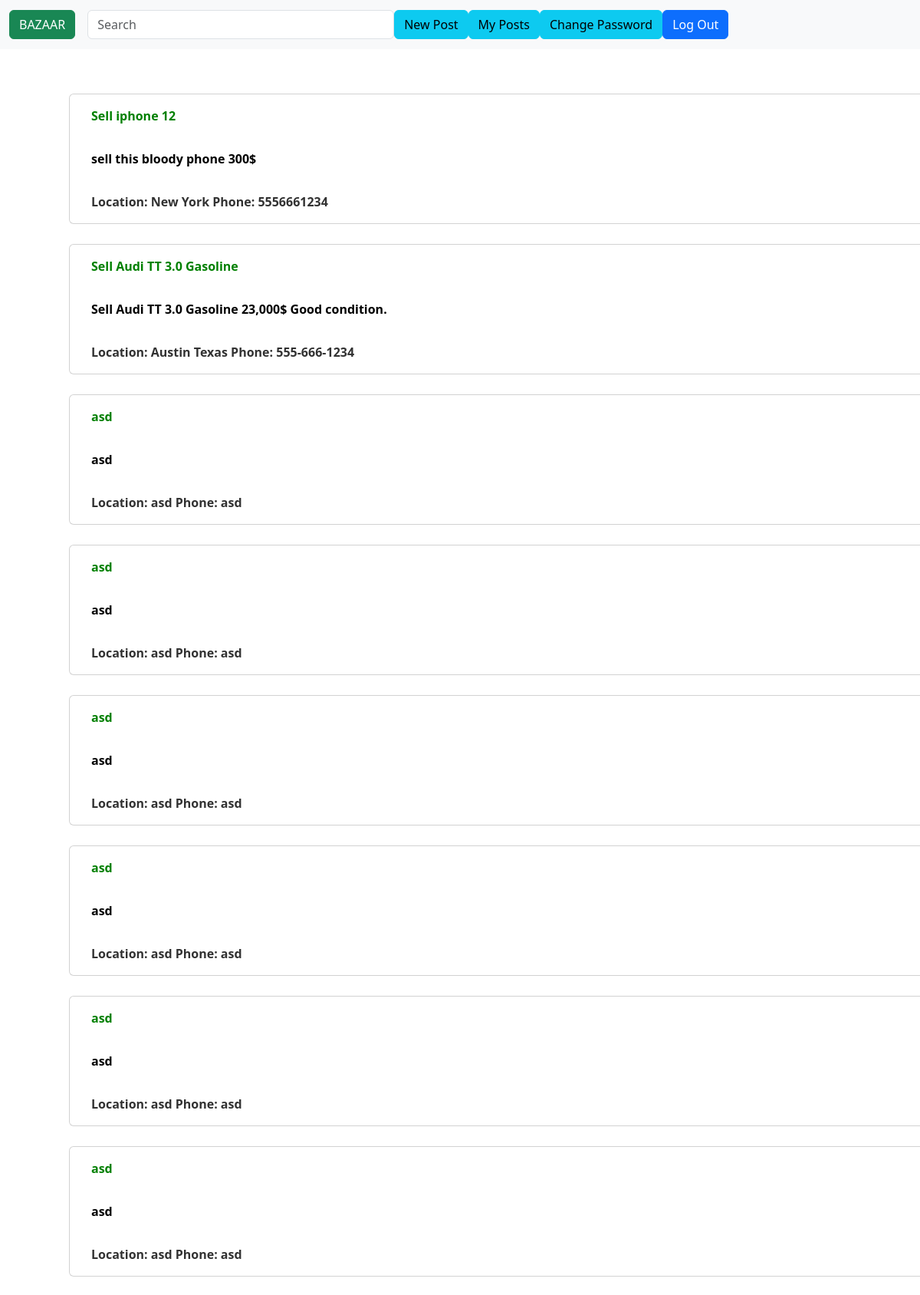
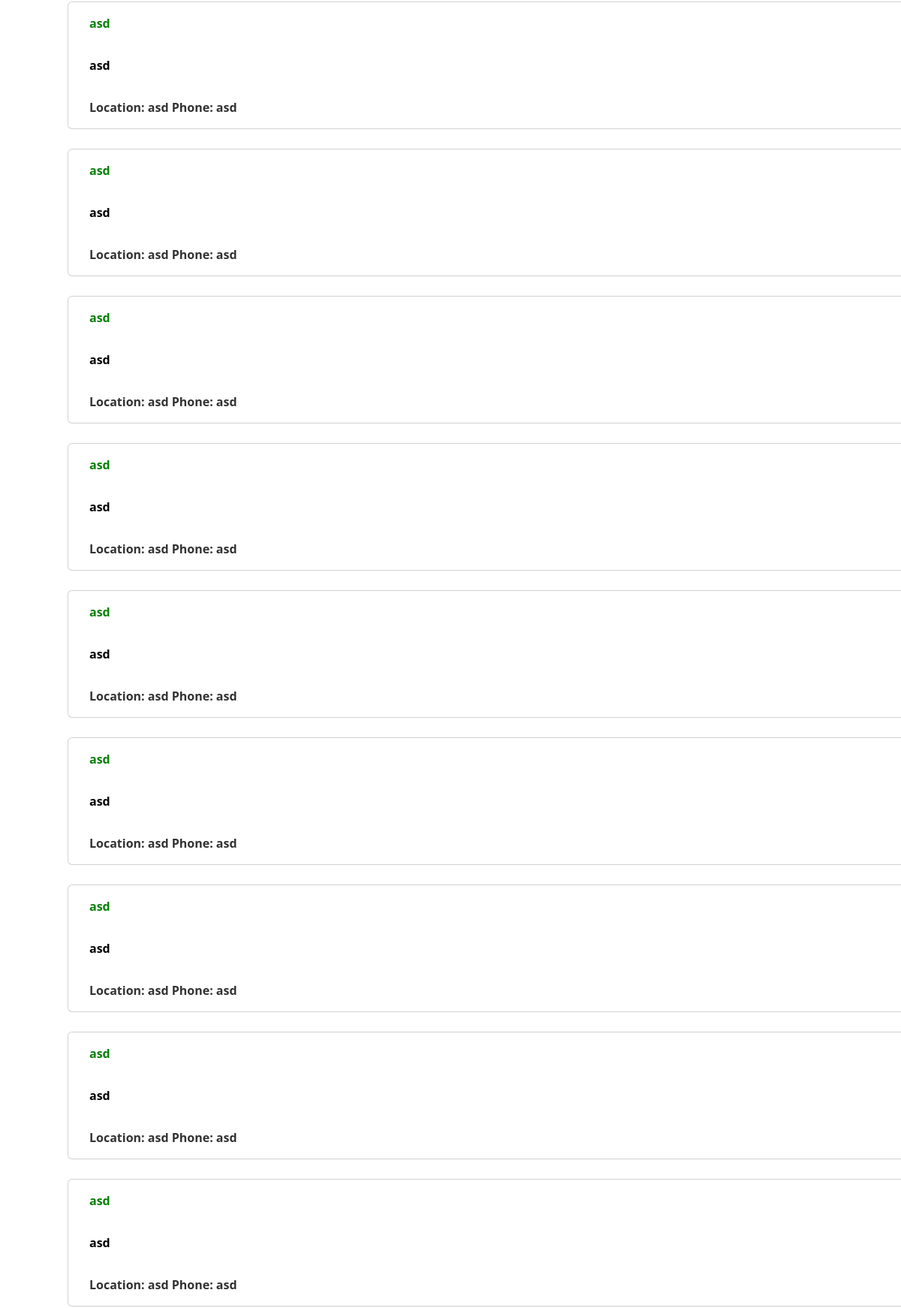
Screenshot of /myposts (signed in, upper part) with the database file from the repository (2 pictures, top to bottom).
### tables this page shows
CREATE TABLE "posts" (
	"id"	INTEGER NOT NULL UNIQUE,
	"owner_id"	INTEGER NOT NULL,
	"title"	TEXT NOT NULL DEFAULT 'NOT SET',
	"details"	TEXT NOT NULL DEFAULT 'NOT SET',
	"city"	TEXT NOT NULL,
	"phone"	TEXT DEFAULT '000-000-0000',
	"section"	INTEGER NOT NULL DEFAULT 0,
	PRIMARY KEY("id" AUTOINCREMENT),
	FOREIGN KEY("owner_id") REFERENCES "users"("id")
);

### app.py (the view)
@app.route("/myposts", methods=["GET", "POST"])
@login_required
def myposts():
    db = engine.connect()
    userID = session['user_id']
    s = "SELECT * FROM posts WHERE posts.owner_id == (?)"
    res = db.execute(s, userID)
    if res != None:
        return render_template("myposts.html",
                               listPosts=res,
                               listSections=section
                               )
    return render_template("myposts.html")

### app.py (called while the page is built)
@app.after_request
def after_request(response):
    response.headers["Cache-Control"] = "no-cache, no-store, must-revalidate"
    response.headers["Expires"] = 0
    response.headers["Pragma"] = "no-cache"
    return response

### helpers.py (called while the page is built)
def login_required(f):
    @wraps(f)
    def decorated_function(*args, **kwargs):
        if session.get("user_id") is None:
            return redirect("/login")
        return f(*args, **kwargs)
    return decorated_function

### templates/myposts.html (shortened to what this page needs)
{% extends "layout.html" %}
{% block main %}
<div class="container" action="/myposts" method="post">
    <div class="d-grid gap-3">
        {% for post in listPosts %}
        <div class="container" style="margin-top: 10px;">
            <div class="row">
                <div class="card rounded" style="width: 1000rem; font-weight:bold; color:green">
                    <div class="card-body">
                        {{post[2]}}
                    </div>
                    <div style="color:rgb(0, 0, 0);" class="card-body">
                        {{post[3]}}
                    </div>
                    <div style="color: rgb(50, 50, 50)" class="card-body">
                        Location:  {{post[4]}} Phone:   {{post[5]}}
                    </div>
                </div>
            </div>
        </div>
        {% endfor %}
    </div>
</div>
{% endblock %}

### templates/layout.html (shortened to what this page needs)
<!DOCTYPE html>
<html lang="en">
<head>
    <link rel="stylesheet" type="text/css" href="./static/css/bootstrap.min.css">
</head>
<body>
    <nav class="navbar navbar-expand-md navbar-light bg-light">
        <div class="container-fluid">
            <div class="collapse navbar-collapse" id="navbarToggler">
                <a class="navbar-brand">
                    <form method="get" action="/">
                        <button type="submit" class="btn btn-success">BAZAAR</button>
                    </form>
                </a>
                <ul class="navbar-nav mr-auto">
                    <form class="form-inline" action="/search" method="POST">
                        <input class="form-control" style="width: 400px;" type="sumbit" placeholder="Search" aria-label="Search">
                    </form>
                </ul>
                <ul class="navbar-nav ml-auto">
                    {% if session.user_id %}
                    <form method="get" action="/newpost">
                        <button type="submit" class="btn btn-info">New Post</button>
                    </form>
                    <form method="get" action="/myposts">
                        <button type="submit" class="btn btn-info">My Posts</button>
                    </form>
                    <form method="get" action="/changepass">
                        <button type="submit" class="btn btn-info">Change Password</button>
                    </form>
                    <form method="get" action="/logout">
                        <button type="submit" class="btn btn-primary">Log Out</button>
                    </form>
                    {% endif %}
                </ul>
            </div>
        </div>
    </nav>
    <main class="container p-5">
        {% block main %}
        {% endblock %}
    </main>
</body>
</html>

### rows the page displays
posts: title "Sell iphone 12", details "sell this bloody phone 300$", city "New York", phone "5556661234"
posts: title "Sell Audi TT 3.0 Gasoline", details "Sell Audi TT 3.0 Gasoline 23,000$ Good condition.", city "Austin Texas", phone "555-666-1234"
posts: title "asd", details "asd", city "asd", phone "asd"
posts: title "asd", details "asd", city "asd", phone "asd"
posts: title "asd", details "asd", city "asd", phone "asd"
posts: title "asd", details "asd", city "asd", phone "asd"
posts: title "asd", details "asd", city "asd", phone "asd"
posts: title "asd", details "asd", city "asd", phone "asd"
posts: title "asd", details "asd", city "asd", phone "asd"
posts: title "asd", details "asd", city "asd", phone "asd"
posts: title "asd", details "asd", city "asd", phone "asd"
posts: title "asd", details "asd", city "asd", phone "asd"
posts: title "asd", details "asd", city "asd", phone "asd"
posts: title "asd", details "asd", city "asd", phone "asd"
posts: title "asd", details "asd", city "asd", phone "asd"
posts: title "asd", details "asd", city "asd", phone "asd"
posts: title "asd", details "asd", city "asd", phone "asd"
